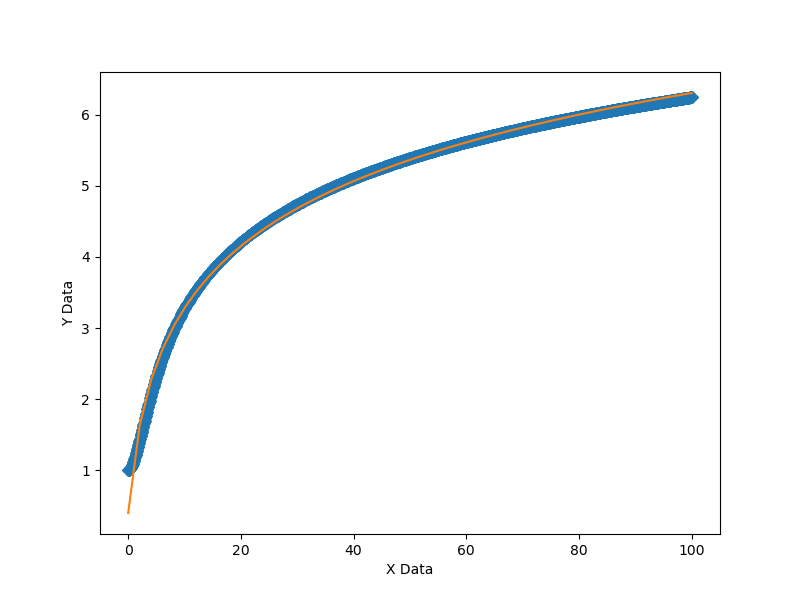

The Python source for this figure:
from scipy.integrate import odeint
import numpy as np
import matplotlib.pyplot as plt
def f(y, x): return [y[1], -y[1] + y[0] * np.exp(-y[0])]
y0 = [1, 0]
xs = np.linspace(0, 100, 1000)
Us = odeint(f, y0, xs)
ys = Us[:,0]
plt.xlabel("x")
plt.ylabel("y")
plt.plot(xs,ys);
from scipy.optimize import curve_fit
import warnings
warnings.filterwarnings("ignore")
def func(x, a, b, c): # x-shifted log
    return a*np.log(x + b)+c
initialParameters = np.array([1.0, 1.0, 1.0])
xData = np.array(xs, dtype=float)
yData = np.array(ys, dtype=float)
fittedParameters, pcov = curve_fit(func, xData, yData, initialParameters)
print('Parameters:', fittedParameters)
def ModelAndScatterPlot(graphWidth, graphHeight):
    f = plt.figure(figsize=(graphWidth/100.0, graphHeight/100.0), dpi=100)
    axes = f.add_subplot(111)

    # first the raw data as a scatter plot
    axes.plot(xData, yData,  'D')

    # create data for the fitted equation plot
    xModel = np.linspace(min(xData), max(xData))
    yModel = func(xModel, *fittedParameters)

    # now the model as a line plot
    axes.plot(xModel, yModel)

    axes.set_xlabel('X Data') # X axis data label
    axes.set_ylabel('Y Data') # Y axis data label

    plt.show()
    plt.close('all') # clean up after using pyplot

graphWidth = 800
graphHeight = 600
ModelAndScatterPlot(graphWidth, graphHeight)
